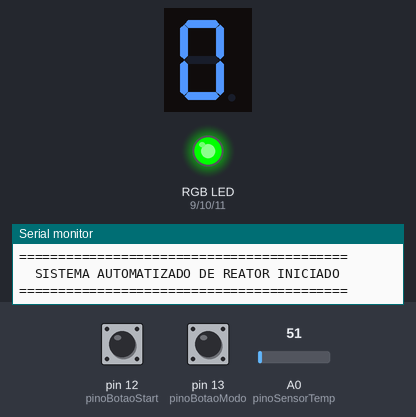
A sketch run on a simulated Arduino Uno, built with avr-gcc and run on an emulated ATmega328P. On the bench: 1-digit seven-segment display, an RGB LED mixed from three pins (HIGH = lit), the last lines printed to the serial monitor. Wiring (inferred from the names in the program): 1-digit 7-segment display, segments lit when HIGH: segments pin 2, pin 3, pin 4, pin 5, pin 6, pin 7, pin 8. Dashed ring = blinking. The inputs (shaded band) are chosen by the test bench; at power-on: pin 13 (pinoBotaoModo) HIGH, pin 12 (pinoBotaoStart) HIGH, A0 (pinoSensorTemp) = 51. The segment pins are drawn as the display they are named for; pins used as bus, display or sensor lines are not drawn.

Above: at 1.2 s.
1.3 s: pin 13 (pinoBotaoModo) pulled LOW for 1 s
At 1.67 s:
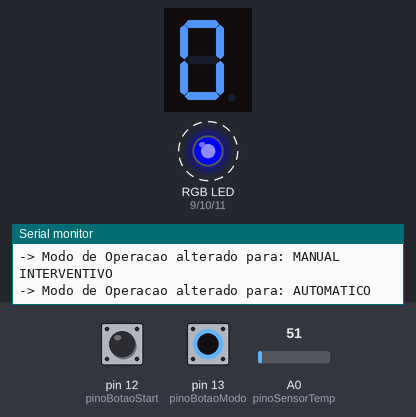
3.8 s: pin 12 (pinoBotaoStart) pulled LOW for 0.15 s
At 5.0 s:
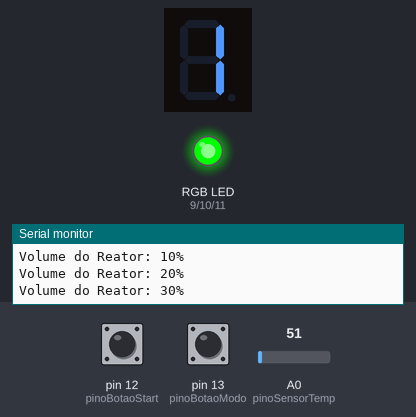
Timing chart, 0 to 6.8 s (numbered marks = the images above; inputs shaded):
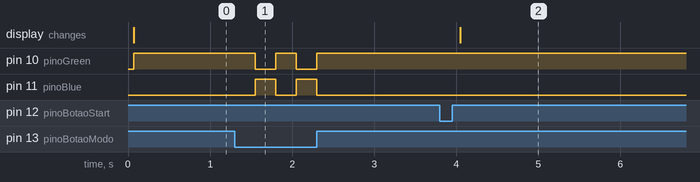

Measured:
- after the input at 1.3 s, pin 10 (pinoGreen): alternates HIGH for 0.25 s and LOW for 0.25 s, 4 changes in all, then stays HIGH, starting after 0.25 s; pin 11 (pinoBlue): alternates HIGH for 0.25 s and LOW for 0.25 s, 4 changes in all, then stays LOW, starting after 0.25 s
- after the input at 3.8 s, the display: changes after 0.25 s (image 2)

The sketch:

reator_batelada.ino
```cpp
// --- MAPEAMENTO DE PINOS ---
const int segmentos[7] = {2, 3, 4, 5, 6, 7, 8}; // Display [A,B,C,D,E,F,G]
const int pinoRed   = 9;
const int pinoGreen = 10;
const int pinoBlue  = 11;
const int pinoBotaoStart = 12;
const int pinoBotaoModo  = 13;
const int pinoSensorTemp = A0;

// --- MÁQUINA DE ESTADOS (Fases do Reator) ---
enum Fases { STANDBY, CARGA, REACAO, DESCARGA, EMERGENCIA };
Fases faseAtual = STANDBY;

// --- VARIÁVEIS DE CONTROLE ---
bool modoAutomatico = true;
unsigned long tempoEstado = 0;
int progressoCarga = 0;
int tempoReacaoRestante = 5; // 5 segundos de reação estável necessários

// Matriz do display para os caracteres: 0, 1, 2, 3 e 9
const byte mapaNumeros[5][7] = {
  {HIGH, HIGH, HIGH, HIGH, HIGH, HIGH, LOW},  // 0
  {LOW, HIGH, HIGH, LOW, LOW, LOW, LOW},     // 1
  {HIGH, HIGH, LOW, HIGH, HIGH, LOW, HIGH},  // 2
  {HIGH, HIGH, HIGH, HIGH, LOW, LOW, HIGH},  // 3
  {HIGH, HIGH, HIGH, HIGH, LOW, HIGH, HIGH}   // 9 (Emergência)
};

void setup() {
  Serial.begin(9600);

  // Configura saídas
  for (int i = 0; i < 7; i++) pinMode(segmentos[i], OUTPUT);
  pinMode(pinoRed, OUTPUT); pinMode(pinoGreen, OUTPUT); pinMode(pinoBlue, OUTPUT);

  // Configura entradas com resistor interno
  pinMode(pinoBotaoStart, INPUT_PULLUP);
  pinMode(pinoBotaoModo, INPUT_PULLUP);

  Serial.println("==========================================");
  Serial.println("  SISTEMA AUTOMATIZADO DE REATOR INICIADO  ");
  Serial.println("==========================================");
}

void loop() {
  // 1. LEITURA PERMANENTE DOS SENSORES E BOTÕES
  int leituraCrua = analogRead(pinoSensorTemp);
  int temperatura = map(leituraCrua, 0, 1023, 20, 120); // Escala de temperatura de 20°C a 120°C

  // Botão de alternar modo (Auto/Manual) - Funciona em quase todas as fases
  if (digitalRead(pinoBotaoModo) == LOW) {
    modoAutomatico = !modoAutomatico;
    Serial.print("-> Modo de Operacao alterado para: ");
    Serial.println(modoAutomatico ? "AUTOMATICO" : "MANUAL INTERVENTIVO");
    delay(250); // Debounce
  }

  // 2. LÓGICA DA MÁQUINA DE ESTADOS DO REATOR
  switch (faseAtual) {

    case STANDBY:
      atualizarInterface(0); // Mostra '0' no display

      if (digitalRead(pinoBotaoStart) == LOW) {
        faseAtual = CARGA;
        progressoCarga = 0;
        Serial.println("\n[FASE 1] Iniciando carga de reagentes na batelada...");
        delay(250);
      }
      break;

    case CARGA:
      atualizarInterface(1); // Mostra '1' no display

      // Simula o enchimento do reator químico
      progressoCarga += 10;
      Serial.print("Volume do Reator: ");
      Serial.print(progressoCarga);
      Serial.println("%");

      if (progressoCarga >= 100) {
        faseAtual = REACAO;
        tempoReacaoRestante = 5;
        tempoEstado = millis();
        Serial.println("\n[FASE 2] Carga concluida. Aqueca o reator ate a faixa verde (70C - 90C)!");
      }
      delay(400); // Ritmo de enchimento
      break;

    case REACAO:
      atualizarInterface(2); // Mostra '2' no display

      Serial.print("Temperatura Atual: ");
      Serial.print(temperatura);
      Serial.println(" C");

      // Verificação de segurança (Intertravamento por sobretemperatura)
      if (temperatura > 92) {
        faseAtual = EMERGENCIA;
        Serial.println("\n!!! ALARME CRÍTICO !!! Superaquecimento no reator!");
        break;
      }

      // Verifica se está na faixa correta de reação
      if (temperatura >= 70 && temperatura <= 90) {
        if (millis() - tempoEstado >= 1000) {
          tempoEstado = millis();
          tempoReacaoRestante--;
          Serial.print("-> Temperatura ideal! Mantendo reacao. Tempo restante: ");
          Serial.print(tempoReacaoRestante);
          Serial.println("s");
        }

        if (tempoReacaoRestante <= 0) {
          faseAtual = DESCARGA;
          tempoEstado = millis();
          Serial.println("\n[FASE 3] Reacao concluida com sucesso! Abrindo valvula de descarga.");
        }
      } else {
        // Se sair da temperatura ideal, reinicia o cronômetro da reação
        tempoEstado = millis();
        if (temperatura < 70) {
          Serial.println(" Alerta: Temperatura muito baixa para iniciar a reacao.");
        }
      }
      delay(300);
      break;

    case DESCARGA:
      atualizarInterface(3); // Mostra '3' no display
      Serial.println("Descarregando produto final valioso...");

      // Pisca o LED para simular a bomba/válvula escoando
      for(int i=0; i<6; i++) {
        digitalWrite(pinoGreen, LOW); delay(250);
        digitalWrite(pinoGreen, HIGH); delay(250);
      }

      faseAtual = STANDBY;
      Serial.println("\n[FASE 0] Batelada finalizada! Reator limpo e em Standby.\n");
      break;

    case EMERGENCIA:
      atualizarInterface(4); // Mostra '9' no display e LED Vermelho fixo

      // Para sair do alarme: temperatura deve baixar E operador deve apertar START
      if (temperatura < 60) {
        Serial.println("Resfriamento detectado. Pressione START para resetar o intertravamento de segurança.");

        if (digitalRead(pinoBotaoStart) == LOW) {
          faseAtual = STANDBY;
          Serial.println("\n[RESET] Alarme resetado com sucesso pelo operador.");
          delay(250);
        }
      } else {
        Serial.print(" !!! REATOR TRANCADO !!! Aguarde resfriar abaixo de 60C. Temperatura atual: ");
        Serial.print(temperatura);
        Serial.println(" C");
      }
      delay(500);
      break;
  }
}

// --- FUNÇÃO DE GERENCIAMENTO DA INTERFACE VISUAL ---
void atualizarInterface(int indiceNumero) {
  // Atualiza os segmentos do display de 7 seg
  for (int i = 0; i < 7; i++) {
    digitalWrite(segmentos[i], mapaNumeros[indiceNumero][i]);
  }

  // Controle das cores da Torre de Sinalização Industrial (LED RGB)
  if (faseAtual == EMERGENCIA) {
    // ERRO CRÍTICO: LED Vermelho
    digitalWrite(pinoRed, HIGH); digitalWrite(pinoGreen, LOW); digitalWrite(pinoBlue, LOW);
  }
  else if (!modoAutomatico) {
    // MODO MANUAL: LED Azul
    digitalWrite(pinoRed, LOW); digitalWrite(pinoGreen, LOW); digitalWrite(pinoBlue, HIGH);
  }
  else {
    // MODO AUTOMÁTICO SEGURO: LED Verde
    digitalWrite(pinoRed, LOW); digitalWrite(pinoGreen, HIGH); digitalWrite(pinoBlue, LOW);
  }
}
```
